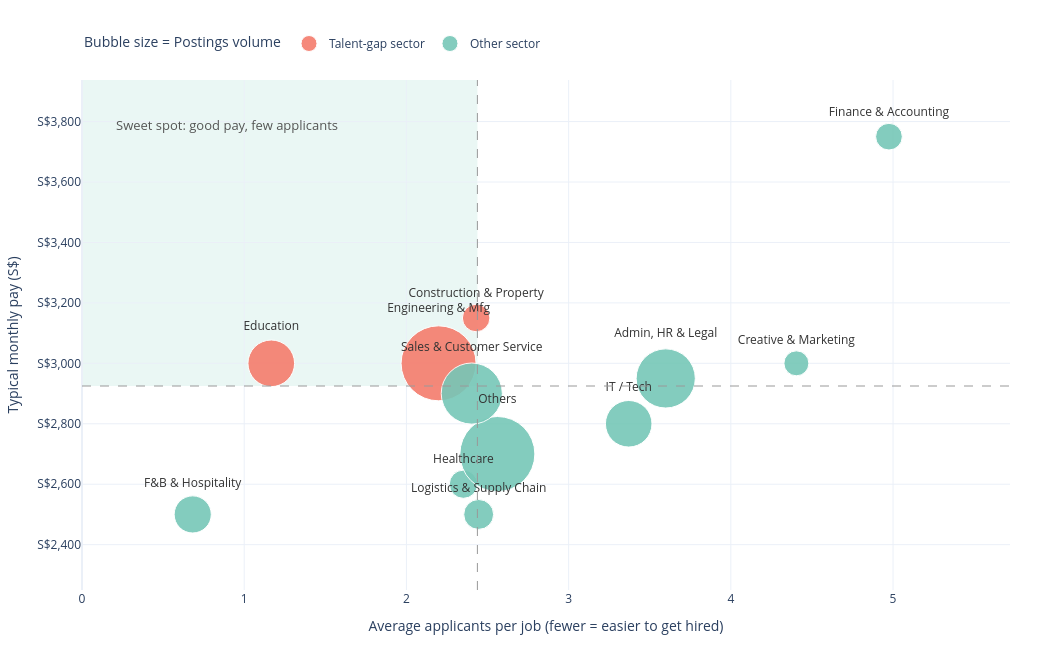

Notebook cell for this chart:
### Code cell
import json
import numpy as np
import pandas as pd
import plotly.graph_objects as go

# =========================================================
# 1. Load & Clean Data
# =========================================================
df = pd.read_csv("Fresh Entry.csv")

df = df[df["employmentTypes"].isin(["Full Time", "Permanent"])]
df = df[df["positionLevels"] == "Fresh/entry level"]
df = df[df["metadata_newPostingDate"] >= 45047]          # 2023-05-01
df = df.drop_duplicates(subset="metadata_jobPostId")

for c in ["salary_minimum", "salary_maximum"]:
    df[c] = pd.to_numeric(df[c], errors="coerce")
df = df[(df["salary_type"] == "Monthly") & df["salary_minimum"].notna() & df["salary_maximum"].notna()].copy()

swap = df["salary_minimum"] > df["salary_maximum"]
df.loc[swap, ["salary_minimum", "salary_maximum"]] = df.loc[swap, ["salary_maximum", "salary_minimum"]].values
df["salary_mid"] = (df["salary_minimum"] + df["salary_maximum"]) / 2
df = df[df["salary_mid"] >= 800] # Drop placeholders

df["applications"] = pd.to_numeric(df["metadata_totalNumberJobApplication"], errors="coerce").fillna(0)

# =========================================================
# 2. Explode Categories & Map to Macro-Sectors
# =========================================================
df["categories_list"] = df["categories"].apply(json.loads)
df["n_cat"] = df["categories_list"].apply(len)

ex = df.explode("categories_list").copy()
ex["sector_raw"] = ex["categories_list"].apply(lambda x: x["category"])
ex["weight"] = 1.0 / ex["n_cat"]

# Define the mapping to reduce 40+ categories into clean macro-sectors
def get_macro_sector(cat):
    cat = cat.lower()
    if 'information technology' in cat or 'it' in cat: return 'IT / Tech'
    if 'engineering' in cat or 'manufacturing' in cat or 'precision' in cat: return 'Engineering & Mfg'
    if 'banking' in cat or 'accounting' in cat or 'finance' in cat or 'auditing' in cat: return 'Finance & Accounting'
    if 'sales' in cat or 'retail' in cat or 'customer service' in cat or 'wholesale' in cat: return 'Sales & Customer Service'
    if 'admin' in cat or 'secretarial' in cat or 'human resources' in cat or 'legal' in cat: return 'Admin, HR & Legal'
    if 'healthcare' in cat or 'medical' in cat or 'therapy' in cat: return 'Healthcare'
    if 'education' in cat or 'training' in cat: return 'Education'
    if 'f&b' in cat or 'hospitality' in cat or 'travel' in cat: return 'F&B & Hospitality'
    if 'logistics' in cat or 'supply chain' in cat or 'purchasing' in cat: return 'Logistics & Supply Chain'
    if 'building' in cat or 'construction' in cat or 'architecture' in cat or 'property' in cat: return 'Construction & Property'
    if 'design' in cat or 'advertising' in cat or 'media' in cat or 'marketing' in cat: return 'Creative & Marketing'
    return 'Others'

ex["macro_sector"] = ex["sector_raw"].apply(get_macro_sector)

# Winsorize salary per macro-sector
def _wins(s):
    if len(s) < 5: return s
    return s.clip(s.quantile(0.01), s.quantile(0.99))
ex["salary_mid_w"] = ex.groupby("macro_sector")["salary_mid"].transform(_wins)

# =========================================================
# 3. Aggregate to Macro-Sector Level
# =========================================================
agg = ex.groupby("macro_sector").agg(
    postings = ("weight", "sum"),                  # Bubble Size
    total_apps = ("applications", "sum"),
    salary_y = ("salary_mid_w", "median")
).reset_index()

# Calculate average applications per posting
agg["apps_x"] = agg["total_apps"] / agg["postings"]

# Drop tiny sectors that clutter the chart (e.g., < 5 postings)
agg = agg[agg["postings"] >= 5].copy()

# Quadrant thresholds
x_mid = agg["apps_x"].median()
y_mid = agg["salary_y"].median()

# Identify "Talent Gap"
agg["is_gap"] = (agg["apps_x"] <= x_mid) & (agg["salary_y"] >= y_mid)
gap_df = agg[agg["is_gap"]]
other_df = agg[~agg["is_gap"]]

# =========================================================
# 4. Build the Chart
# =========================================================
fig = go.Figure()

# A. Shaded "Sweet spot" background
fig.add_shape(
    type="rect", x0=0, x1=x_mid, y0=y_mid, y1=agg["salary_y"].max() * 1.05,
    fillcolor="rgba(118, 199, 183, 0.15)", line_width=0, layer="below"
)

# B. Dashed Quadrant Lines
fig.add_vline(x=x_mid, line_dash="dash", line_color="#999", line_width=1)
fig.add_hline(y=y_mid, line_dash="dash", line_color="#999", line_width=1)

# C. Create Traces
def create_trace(data, color, name):
    # Bubble size scaled to Postings Count
    sizes = (data["postings"] / data["postings"].max() * 60) + 15
    
    return go.Scatter(
        x=data["apps_x"], y=data["salary_y"],
        mode="markers+text",
        name=name,
        text=data["macro_sector"],
        textposition="top center",
        textfont=dict(size=12, color="#333"),
        marker=dict(size=sizes, color=color, line=dict(color="white", width=1), opacity=0.9),
        customdata=np.stack([data["postings"], data["total_apps"]], axis=-1),
        hovertemplate=(
            "<b>%{text}</b><br>"
            "Avg Applicants per Job: %{x:.1f}<br>"
            "Median Pay: S$%{y:,.0f}<br>"
            "Total Postings: %{customdata[0]:.0f}<br>"
            "Total Applications: %{customdata[1]:,.0f}<extra></extra>"
        )
    )

fig.add_trace(create_trace(gap_df, "#F47C6C", "Talent-gap sector"))
fig.add_trace(create_trace(other_df, "#76C7B7", "Other sector"))

# D. Sweet Spot Annotation
fig.add_annotation(
    x=0.2, y=agg["salary_y"].max() * 1.02,
    text="Sweet spot: good pay, few applicants",
    showarrow=False, xanchor="left", yanchor="top",
    font=dict(size=13, color="#555")
)

# E. Layout
fig.update_layout(
    xaxis_title="Average applicants per job (fewer = easier to get hired)",
    yaxis_title="Typical monthly pay (S$)",
    template="plotly_white",
    height=650, width=1050,
    legend=dict(orientation="h", y=1.1, x=0, xanchor="left", title="Bubble size = Postings volume"),
    margin=dict(l=60, r=40, t=80, b=60)
)

fig.update_xaxes(range=[0, max(agg["apps_x"]) * 1.15])
fig.update_yaxes(
    tickprefix="S$", 
    tickformat=",.0f", 
    range=[agg["salary_y"].min()*0.9, agg["salary_y"].max()*1.05]
)

fig.show()

### Figure 1 — Plotly figure (JSON) as saved in the notebook; plotly's stock layout.template omitted (floating-point values rounded to 4 significant figures)
{"data": [{"customdata": [[1761.0, 4279.0], [4452.0, 5194.0], [8443.0, 18560.0]], "hovertemplate": "<b>%{text}</b><br>Avg Applicants per Job: %{x:.1f}<br>Median Pay: S$%{y:,.0f}<br>Total Postings: %{customdata[0]:.0f}<br>Total Applications: %{customdata[1]:,.0f}<extra></extra>", "marker": {"color": "#F47C6C", "line": {"color": "white", "width": 1}, "opacity": 0.9, "size": [27.51, 46.64, 75.0]}, "mode": "markers+text", "name": "Talent-gap sector", "text": ["Construction & Property", "Education", "Engineering & Mfg"], "textfont": {"color": "#333", "size": 12}, "textposition": "top center", "type": "scatter", "x": [2.43, 1.167, 2.198], "y": [3150.0, 3000.0, 3000.0]}, {"customdata": [[10080.0, 36280.0], [2271.0, 10000.0], [5051.0, 3448.0], [2667.0, 13270.0], [3011.0, 7080.0], [7204.0, 24280.0], [3403.0, 8322.0], [13700.0, 35070.0], [10530.0, 25310.0]], "hovertemplate": "<b>%{text}</b><br>Avg Applicants per Job: %{x:.1f}<br>Median Pay: S$%{y:,.0f}<br>Total Postings: %{customdata[0]:.0f}<br>Total Applications: %{customdata[1]:,.0f}<extra></extra>", "marker": {"color": "#76C7B7", "line": {"color": "white", "width": 1}, "opacity": 0.9, "size": [59.17, 24.95, 37.13, 26.68, 28.19, 46.56, 29.91, 75.0, 61.14]}, "mode": "markers+text", "name": "Other sector", "text": ["Admin, HR & Legal", "Creative & Marketing", "F&B & Hospitality", "Finance & Accounting", "Healthcare", "IT / Tech", "Logistics & Supply Chain", "Others", "Sales & Customer Service"], "textfont": {"color": "#333", "size": 12}, "textposition": "top center", "type": "scatter", "x": [3.599, 4.404, 0.6826, 4.975, 2.351, 3.37, 2.445, 2.561, 2.403], "y": [2950.0, 3000.0, 2500.0, 3750.0, 2600.0, 2800.0, 2500.0, 2700.0, 2900.0]}], "layout": {"annotations": [{"font": {"color": "#555", "size": 13}, "showarrow": false, "text": "Sweet spot: good pay, few applicants", "x": 0.2, "xanchor": "left", "y": 3825, "yanchor": "top"}], "height": 650, "legend": {"orientation": "h", "title": {"text": "Bubble size = Postings volume"}, "x": 0, "xanchor": "left", "y": 1.1}, "margin": {"b": 60, "l": 60, "r": 40, "t": 80}, "shapes": [{"fillcolor": "rgba(118, 199, 183, 0.15)", "layer": "below", "line": {"width": 0}, "type": "rect", "x0": 0, "x1": 2.438, "y0": 2925, "y1": 3938.0}, {"line": {"color": "#999", "dash": "dash", "width": 1}, "type": "line", "x0": 2.438, "x1": 2.438, "xref": "x", "y0": 0, "y1": 1, "yref": "y domain"}, {"line": {"color": "#999", "dash": "dash", "width": 1}, "type": "line", "x0": 0, "x1": 1, "xref": "x domain", "y0": 2925, "y1": 2925, "yref": "y"}], "width": 1050, "xaxis": {"range": [0, 5.721], "title": {"text": "Average applicants per job (fewer = easier to get hired)"}}, "yaxis": {"range": [2250, 3938.0], "tickformat": ",.0f", "tickprefix": "S$", "title": {"text": "Typical monthly pay (S$)"}}}}
